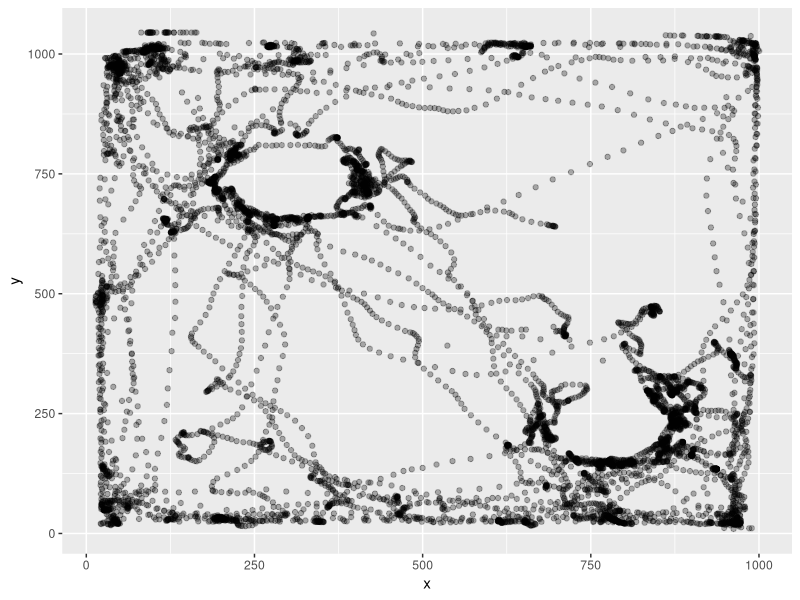

The R script that drew this image: (Note: this script raises an error after producing the figure.)
rm(list = ls())
library(tidyverse)
SimilarLearn <- read_csv("240711_r1573_0_similar_learn.csv")
SimilarLearn <- SimilarLearn %>%
  select(!15:24) %>%
  filter(Value.Item1.Item2>46) %>%
  rename(pixelx = Value.Item1.Item3.X, pixely = Value.Item1.Item3.Y, TimePoint = Value.Item1.Item2) %>%
  select(!1, !14)
x1 <- c(SimilarLearn$pixelx)
y1 <- c(SimilarLearn$pixely)
df1 <- data.frame(x = x1, y = y1)
p1 <- ggplot(df1, aes(x = x, y = y)) +
  geom_point(alpha = 0.3)
p1
library(ggforce)
p1circle <- p1 + geom_circle(aes(x0 = 309, y0 = 735, r = 130), color = "blue")
p1circle <- p1circle + geom_circle(aes(x0 = 787, y0 = 251, r = 130), color = "blue")
p1circle <- p1circle +
  ggtitle("similar")
p1circle
radius <- 130
#I changed the radius into 130 because the rats are much bigger in these trials.
center_x1 <- 309
center_y1 <- 735
df1$distance <- sqrt((df1$x - center_x1)^2 + (df1$y - center_y1)^2)
points_in_circle1 <- sum(df1$distance <= radius)
print(points_in_circle1)
center_x2 <- 787
center_y2 <- 251
df1$distance1 <- sqrt((df1$x - center_x2)^2 + (df1$y - center_y2)^2)
points_in_circle2 <- sum(df1$distance1 <= radius)
print(points_in_circle2)

BaselineLearn <- read_csv("240711_r1573_1_baseline_learn.csv")
BaselineLearn <- BaselineLearn %>%
  select(!15:24) %>%
  filter(Value.Item1.Item2>0) %>%
  rename(pixelx = Value.Item1.Item3.X, pixely = Value.Item1.Item3.Y, TimePoint = Value.Item1.Item2) %>%
  select(!1, !14)
x2 <- c(BaselineLearn$pixelx)
y2 <- c(BaselineLearn$pixely)
df2 <- data.frame(x = x2, y = y2)
p2 <- ggplot(df2, aes(x = x2, y = y2)) +
  geom_point(alpha = 0.3)
p2
p2circle <- p2 + geom_circle(aes(x0 = 304, y0 = 710, r = 130), color = "red")
p2circle <- p2circle + geom_circle(aes(x0 = 798, y0 = 251, r = 130), color = "red")
p2circle <- p2circle +
  ggtitle("baseline")
p2circle
radius <- 130
center_x1 <- 304
center_y1 <- 710
df2$distance <- sqrt((df2$x - center_x1)^2 + (df2$y - center_y1)^2)
points_in_circle2 <- sum(df2$distance <= radius)
print(points_in_circle2)
center_x2 <- 798
center_y2 <- 251
df2$distance1 <- sqrt((df2$x - center_x2)^2 + (df2$y - center_y2)^2)
points_in_circle2 <- sum(df2$distance1 <= radius)
print(points_in_circle2)

BaselineTest <- read_csv("240711_r1573_2_similar_test.csv")
BaselineTest <- BaselineTest %>%
  select(!15:24) %>%
  filter(Value.Item1.Item2>31) %>%
  rename(pixelx = Value.Item1.Item3.X, pixely = Value.Item1.Item3.Y, TimePoint = Value.Item1.Item2) %>%
  select(!1, !14)
x3 <- c(BaselineTest$pixelx)
y3 <- c(BaselineTest$pixely)
df3 <- data.frame(x = x3, y = y3)
p3 <- ggplot(df3, aes(x = x3, y = y3)) +
  geom_point(alpha = 0.3)
p3
p3circle <- p3 + geom_circle(aes(x0 = 309, y0 = 715, r = 130), color = "blue")
p3circle <- p3circle + geom_circle(aes(x0 = 788, y0 = 246, r = 130), color = "red")
p3circle <- p3circle +
  ggtitle("similar")
p3circle
radius <- 130
center_x3 <- 309
center_y3 <- 715
df3$distance <- sqrt((df3$x - center_x3)^2 + (df3$y - center_y3)^2)
points_in_circle3 <- sum(df3$distance <= radius)
print(points_in_circle3)
center_x3 <- 788
center_y3 <- 246
df3$distance1 <- sqrt((df3$x - center_x3)^2 + (df3$y - center_y3)^2)
points_in_circle3 <- sum(df3$distance1 <= radius)
print(points_in_circle3)

BaselineLearn1 <- read_csv("240711_r1573_3_baseline_learn.csv")
BaselineLearn1 <- BaselineLearn1 %>%
  select(!15:24) %>%
  filter(Value.Item1.Item2>37) %>%
  rename(pixelx = Value.Item1.Item3.X, pixely = Value.Item1.Item3.Y, TimePoint = Value.Item1.Item2) %>%
  select(!1, !14)
x4 <- c(BaselineLearn1$pixelx)
y4 <- c(BaselineLearn1$pixely)
df4 <- data.frame(x = x4, y = y4)
p4 <- ggplot(df4, aes(x = x4, y = y4)) +
  geom_point(alpha = 0.3)
p4
p4circle <- p4 + geom_circle(aes(x0 = 309, y0 = 710, r = 130), color = "green")
p4circle <- p4circle + geom_circle(aes(x0 = 793, y0 = 246, r = 130), color = "green")
p4circle <- p4circle +
  ggtitle("baseline")
p4circle
radius <- 130
center_x4 <- 309
center_y4 <- 710
df4$distance <- sqrt((df4$x - center_x4)^2 + (df4$y - center_y4)^2)
points_in_circle4 <- sum(df4$distance <= radius)
print(points_in_circle4)
center_x4 <- 793
center_y4 <- 246
df4$distance1 <- sqrt((df4$x - center_x4)^2 + (df4$y - center_y4)^2)
points_in_circle4 <- sum(df4$distance1 <= radius)
print(points_in_circle4)

DifferentLearn <- read_csv("240711_r1573_4_different_learn.csv")
DifferentLearn <- DifferentLearn %>%
  select(!15:24) %>%
  filter(Value.Item1.Item2>30) %>%
  rename(pixelx = Value.Item1.Item3.X, pixely = Value.Item1.Item3.Y, TimePoint = Value.Item1.Item2) %>%
  select(!1, !14)
x5 <- c(DifferentLearn$pixelx)
y5 <- c(DifferentLearn$pixely)
df5 <- data.frame(x = x5, y = y5)
p5 <- ggplot(df5, aes(x = x5, y = y5)) +
  geom_point(alpha = 0.3)
p5
p5circle <- p5 + geom_circle(aes(x0 = 462, y0 = 984, r = 130), color = "purple")
p5circle <- p5circle + geom_circle(aes(x0 = 1040, y0 = 452, r = 130), color = "purple")
p5circle <- p5circle +
  ggtitle("different")
p5circle
radius <- 130
center_x5 <- 462
center_y5 <- 984
df5$distance <- sqrt((df5$x - center_x5)^2 + (df5$y - center_y5)^2)
points_in_circle5 <- sum(df5$distance <= radius)
print(points_in_circle5)
center_x6 <- 1040
center_y6 <- 452
df5$distance1 <- sqrt((df5$x - center_x6)^2 + (df5$y - center_y6)^2)
points_in_circle6 <- sum(df5$distance1 <= radius)
print(points_in_circle6)

DifferentTest <- read_csv("240711_r1573_5_baseline_test.csv")
DifferentTest <- DifferentTest %>%
  select(!15:24) %>%
  filter(Value.Item1.Item2>34) %>%
  rename(pixelx = Value.Item1.Item3.X, pixely = Value.Item1.Item3.Y, TimePoint = Value.Item1.Item2) %>%
  select(!1, !14)
x6 <- c(DifferentTest$pixelx)
y6 <- c(DifferentTest$pixely)
df6 <- data.frame(x = x6, y = y6)
p6 <- ggplot(df6, aes(x = x6, y = y6)) +
  geom_point(alpha = 0.3)
p6
p6circle <- p6 + geom_circle(aes(x0 = 299, y0 = 690, r = 130), color = "green")
p6circle <- p6circle + geom_circle(aes(x0 = 808, y0 = 251, r = 130), color = "purple")
p6circle <- p6circle +
  ggtitle("baseline")
p6circle
radius <- 130
center_x6 <- 299
center_y6 <- 690
df6$distance <- sqrt((df6$x - center_x6)^2 + (df6$y - center_y6)^2)
points_in_circle6 <- sum(df6$distance <= radius)
print(points_in_circle6)
center_x6 <- 808
center_y6 <- 251
df6$distance1 <- sqrt((df6$x - center_x6)^2 + (df6$y - center_y6)^2)
points_in_circle6 <- sum(df6$distance1 <= radius)
print(points_in_circle6)
library(gridExtra)
grid.arrange(p1circle, p2circle, p3circle, p4circle, p5circle, p6circle, nrow = 2, ncol = 3)

